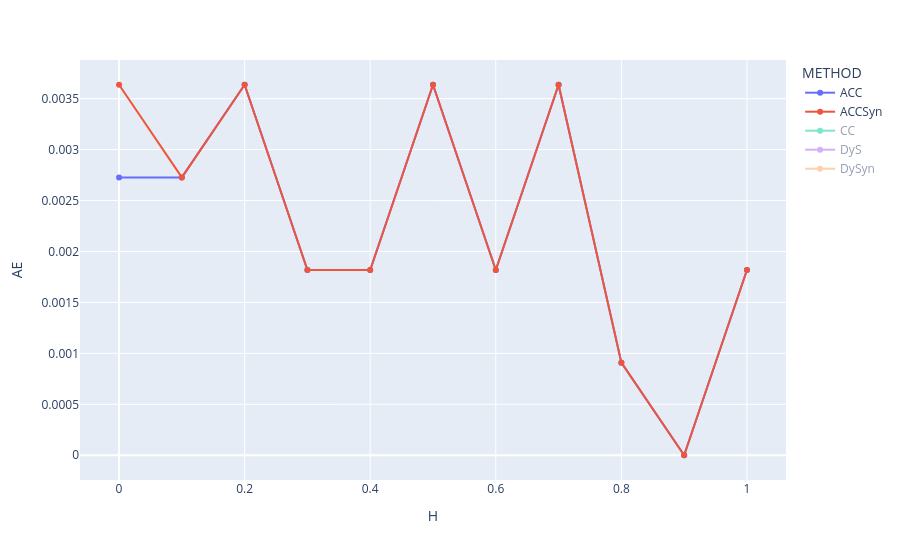

Notebook source saved alongside this figure:
### Code cell
# prompt: from grouped plot a line plot where H as x axis and AE as y axis grouped by Qnt

import plotly.express as px

grouped = results_df.groupby(['METHOD', 'H']).agg({'AE': 'mean'}).reset_index()

# Assuming 're' DataFrame is already defined as in your provided code.
# If not, replace this with the actual creation of the 're' DataFrame.

# Grouped results, calculating the mean of 'AE' for each combination of 'Qnt' and 'H'
#grouped = re.groupby(['Qnt', 'H']).agg({'AE': 'mean'}).reset_index()

# Create the grouped line plot
fig = px.line(grouped, x="H", y="AE", color="METHOD", markers=True)

# Update the visibility of traces to show only ACC and ACCSyn initially
for trace in fig.data:
    if trace.name not in ["ACC", "ACCSyn"]:
        trace.visible = "legendonly"

fig.show()

### Figure 1 — Plotly figure (JSON) as saved in the notebook; plotly's stock layout.template omitted (floating-point values rounded to 4 significant figures)
{"data": [{"hovertemplate": "METHOD=ACC<br>H=%{x}<br>AE=%{y}<extra></extra>", "legendgroup": "ACC", "line": {"color": "#636efa", "dash": "solid"}, "marker": {"symbol": "circle"}, "mode": "lines+markers", "name": "ACC", "orientation": "v", "showlegend": true, "type": "scatter", "x": [0.0, 0.1, 0.2, 0.3, 0.4, 0.5, 0.6, 0.7, 0.8, 0.9, 1.0], "xaxis": "x", "y": [0.002727, 0.002727, 0.003636, 0.001818, 0.001818, 0.003636, 0.001818, 0.003636, 0.0009091, 0.0, 0.001818], "yaxis": "y"}, {"hovertemplate": "METHOD=ACCSyn<br>H=%{x}<br>AE=%{y}<extra></extra>", "legendgroup": "ACCSyn", "line": {"color": "#EF553B", "dash": "solid"}, "marker": {"symbol": "circle"}, "mode": "lines+markers", "name": "ACCSyn", "orientation": "v", "showlegend": true, "type": "scatter", "x": [0.0, 0.1, 0.2, 0.3, 0.4, 0.5, 0.6, 0.7, 0.8, 0.9, 1.0], "xaxis": "x", "y": [0.003636, 0.002727, 0.003636, 0.001818, 0.001818, 0.003636, 0.001818, 0.003636, 0.0009091, 0.0, 0.001818], "yaxis": "y"}, {"hovertemplate": "METHOD=CC<br>H=%{x}<br>AE=%{y}<extra></extra>", "legendgroup": "CC", "line": {"color": "#00cc96", "dash": "solid"}, "marker": {"symbol": "circle"}, "mode": "lines+markers", "name": "CC", "orientation": "v", "showlegend": true, "type": "scatter", "visible": "legendonly", "x": [0.0, 0.1, 0.2, 0.3, 0.4, 0.5, 0.6, 0.7, 0.8, 0.9, 1.0], "xaxis": "x", "y": [0.002727, 0.002727, 0.003636, 0.001818, 0.001818, 0.003636, 0.001818, 0.003636, 0.0009091, 0.0, 0.001818], "yaxis": "y"}, {"hovertemplate": "METHOD=DyS<br>H=%{x}<br>AE=%{y}<extra></extra>", "legendgroup": "DyS", "line": {"color": "#ab63fa", "dash": "solid"}, "marker": {"symbol": "circle"}, "mode": "lines+markers", "name": "DyS", "orientation": "v", "showlegend": true, "type": "scatter", "visible": "legendonly", "x": [0.0, 0.1, 0.2, 0.3, 0.4, 0.5, 0.6, 0.7, 0.8, 0.9, 1.0], "xaxis": "x", "y": [0.002727, 0.002727, 0.003636, 0.001818, 0.001818, 0.003636, 0.001818, 0.003636, 0.0009091, 0.0, 0.001818], "yaxis": "y"}, {"hovertemplate": "METHOD=DySyn<br>H=%{x}<br>AE=%{y}<extra></extra>", "legendgroup": "DySyn", "line": {"color": "#FFA15A", "dash": "solid"}, "marker": {"symbol": "circle"}, "mode": "lines+markers", "name": "DySyn", "orientation": "v", "showlegend": true, "type": "scatter", "visible": "legendonly", "x": [0.0, 0.1, 0.2, 0.3, 0.4, 0.5, 0.6, 0.7, 0.8, 0.9, 1.0], "xaxis": "x", "y": [0.002727, 0.004545, 0.005455, 0.004545, 0.004545, 0.003636, 0.002727, 0.004545, 0.002727, 0.004545, 0.004545], "yaxis": "y"}], "layout": {"legend": {"title": {"text": "METHOD"}, "tracegroupgap": 0}, "margin": {"t": 60}, "xaxis": {"anchor": "y", "domain": [0, 1], "title": {"text": "H"}}, "yaxis": {"anchor": "x", "domain": [0, 1], "title": {"text": "AE"}}}}
